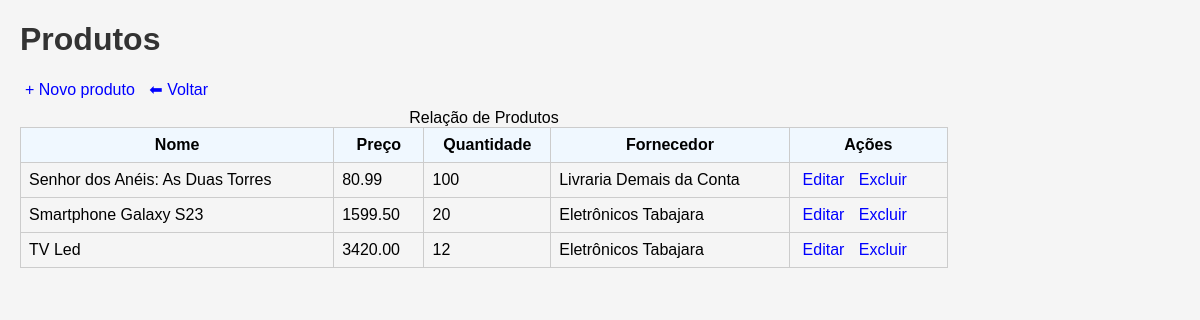
The page /produtos/lista2.php on the database its author committed.
### tables this page shows
CREATE TABLE `produtos` (
  `id` int(11) NOT NULL,
  `nome` varchar(100) NOT NULL,
  `descricao` text DEFAULT NULL,
  `preco` decimal(10,2) NOT NULL,
  `quantidade` int(11) NOT NULL,
  `fornecedor_id` int(11) NOT NULL
);

CREATE TABLE `fornecedores` (
  `id` int(11) NOT NULL,
  `nome` varchar(100) NOT NULL
);

### src/produto_crud.php (called while the page is built, shortened)
<?php
function buscarProdutos($conexao) {
    $sql = "SELECT
                produtos.id, produtos.nome AS nome_produto,
                produtos.preco, produtos.quantidade,
                fornecedores.nome AS nome_fornecedor
            FROM produtos
            JOIN fornecedores ON fornecedores.id = produtos.fornecedor_id
            ORDER BY produtos.nome";
    $consulta = $conexao->query($sql);
    return $consulta->fetchAll();
}
?>

### produtos/lista2.php (the view, shortened to what this page needs)
<?php
require_once "../src/produto_crud.php";
$produtos = buscarProdutos($conexao);
?>
<!DOCTYPE html>
<html lang="pt-BR">
<head>
    <link rel="stylesheet" href="../css/estilo.css">
</head>
<body>
    <h1>Produtos</h1>
    <a href="inserir.php"> + Novo produto </a>
    <a href="../index.php"> ⬅ Voltar </a>
    <table>
        <caption> Relação de Produtos </caption>
        <tr>
            <th> Nome </th>
            <th> Preço </th>
            <th> Quantidade </th>
            <th> Fornecedor </th>
            <th> Ações </th>
        </tr>
        <?php foreach($produtos as $produto): ?>
        <tr>
            <td> <?= $produto['nome_produto'] ?> </td>
            <td> <?= $produto['preco'] ?> </td>
            <td> <?= $produto['quantidade'] ?> </td>
            <td> <?= $produto['nome_fornecedor'] ?> </td>
            <td>
                <a href="editar.php?id=<?=$produto['id']?>">Editar</a>
                <a class="excluir" href="excluir.php?id=<?=$produto['id']?>">Excluir</a>
            </td>
        </tr>
        <?php endforeach; ?>
    </table>
</body>
</html>

### css/estilo.css (style rules this page uses)
body { font-family: Arial, Helvetica, sans-serif; margin: 20px; background-color: whitesmoke; }
h1, h2 { color: #333; }
a { text-decoration: none; margin: 5px; color: blue; }
table { width: 80%; margin-top: 10px; border-collapse: collapse; }
th, td { border: 1px solid #ccc; padding: 8px; }
th { background-color: aliceblue; }

### rows shown on the page
produtos: nome "Senhor dos Anéis: As Duas Torres", preco "80.99", quantidade "100", fornecedor.nome "Livraria Demais da Conta"
produtos: nome "Smartphone Galaxy S23", preco "1599.50", quantidade "20", fornecedor.nome "Eletrônicos Tabajara"
produtos: nome "TV Led", preco "3420.00", quantidade "12", fornecedor.nome "Eletrônicos Tabajara"
